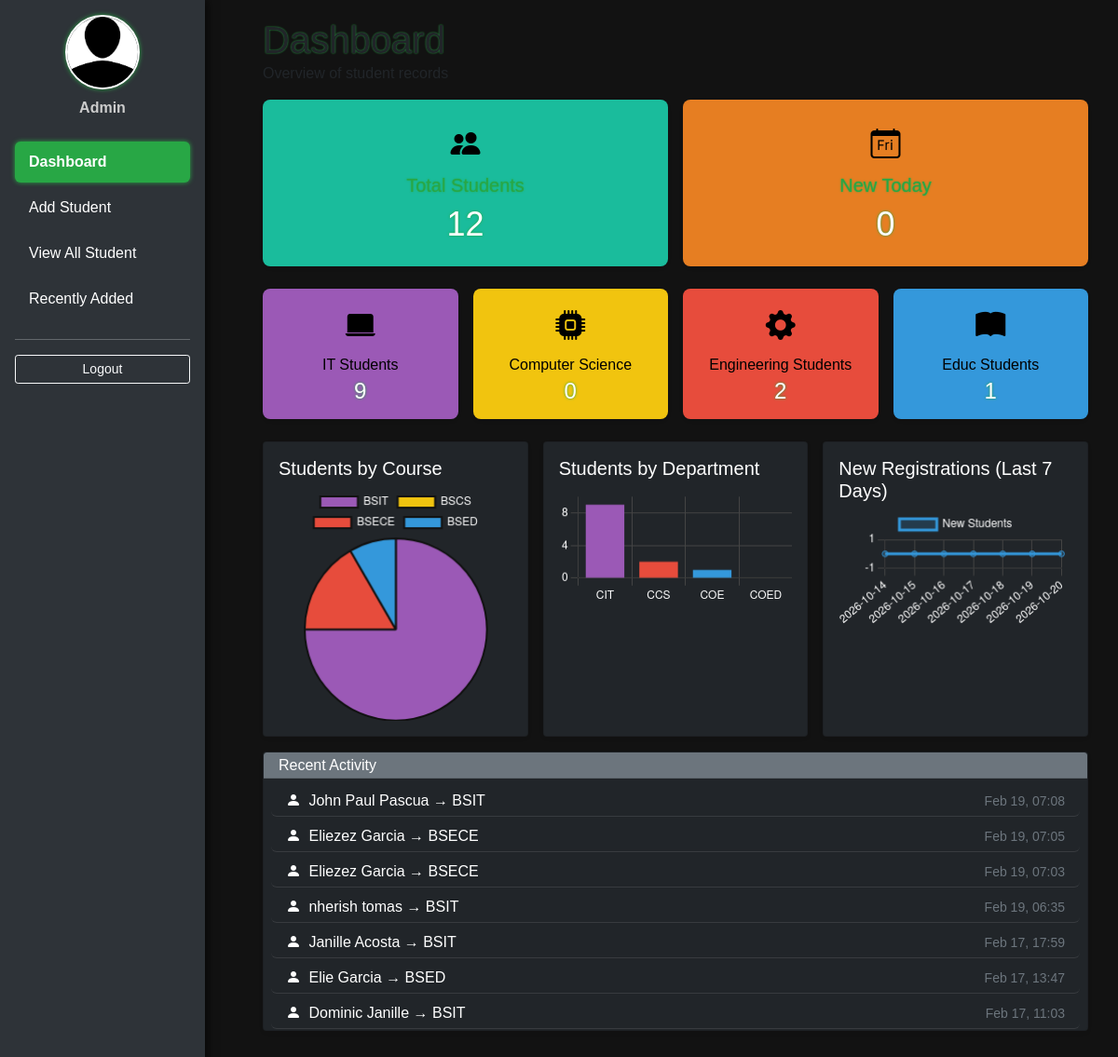
/dashboard.php (signed in), run on the app's committed database.
### tables this page shows
CREATE TABLE `students_info_tbl` (
  `id` int(10) UNSIGNED NOT NULL,
  `last_name` varchar(100) NOT NULL,
  `first_name` varchar(100) NOT NULL,
  `middle_initial` varchar(5) NOT NULL,
  `extension_name` varchar(20) DEFAULT NULL,
  `age` tinyint(3) UNSIGNED NOT NULL,
  `birthdate` date NOT NULL,
  `street` varchar(150) NOT NULL,
  `barangay` varchar(100) NOT NULL,
  `city` varchar(100) NOT NULL,
  `province` varchar(100) NOT NULL,
  `zip_code` varchar(10) NOT NULL,
  `course` varchar(50) NOT NULL,
  `department` varchar(50) NOT NULL,
  `user_id` int(11) NOT NULL,
  `created_at` timestamp NOT NULL DEFAULT current_timestamp()
);

### dashboard.php (the view, shortened to what this page needs)
<?php
require 'dbconn.php';
$stmt = $conn->query("SELECT system_name FROM system_settings LIMIT 1");
$isAdmin = ($_SESSION['role'] ?? '') === 'admin';
$userId  = (int)($_SESSION['user_id'] ?? 0);
$totalStudents = $itStudents = $scStudents = $eeStudents = $edStudents = $newToday = 0;
$recentStudents = [];
$where = [];
$params = [];
$whereSQL = $where ? "WHERE " . implode(" AND ", $where) : "";
try {
    $stmt = $conn->prepare("SELECT COUNT(*) AS total FROM students_info_tbl $whereSQL");
    $stmt->execute($params);
    $totalStudents = (int)$stmt->fetch(PDO::FETCH_ASSOC)['total'];
} catch (PDOException $e) {
    $totalStudents = 0;
}
$coursesList = ['BSIT', 'BSCS', 'BSECE', 'BSED'];
$courseCounts = [];
foreach ($coursesList as $courseName) {
    $courseWhere = $where ? $whereSQL . " AND course = ?" : "WHERE course = ?";
    $courseParams = $params;
    $courseParams[] = $courseName;
    try {
        $stmt = $conn->prepare("SELECT COUNT(*) AS total FROM students_info_tbl $courseWhere");
        $stmt->execute($courseParams);
        $courseCounts[$courseName] = (int)$stmt->fetch(PDO::FETCH_ASSOC)['total'];
    } catch (PDOException $e) {
        $courseCounts[$courseName] = 0;
    }
}
$itStudents = $courseCounts['BSIT'];
$scStudents = $courseCounts['BSCS'];
$eeStudents = $courseCounts['BSECE'];
$edStudents = $courseCounts['BSED'];
try {
    $sql = "SELECT COUNT(*) AS total FROM students_info_tbl WHERE created_at >= NOW() - INTERVAL 24 HOUR";
    $stmt = $conn->prepare($sql);
    $stmt->execute($isAdmin ? [] : [$userId]);
    $newToday = (int)$stmt->fetch(PDO::FETCH_ASSOC)['total'];
} catch (PDOException $e) {
    $newToday = 0;
}
try {
    $recentSQL = "SELECT id, last_name, first_name, course, department, created_at FROM students_info_tbl";
    if (!$isAdmin) {
        $recentSQL .= " WHERE user_id = ?";
        $stmt = $conn->prepare($recentSQL . " ORDER BY created_at DESC LIMIT 10");
        $stmt->execute([$userId]);
    } else {
        $stmt = $conn->prepare($recentSQL . " ORDER BY created_at DESC LIMIT 10");
        $stmt->execute();
    }
    $recentStudents = $stmt->fetchAll(PDO::FETCH_ASSOC);
} catch (PDOException $e) {
    $recentStudents = [];
}
?>
<!doctype html>
<html lang="en">
<head>
<link rel="stylesheet" href="bootstrap/css/bootstrap.min.css">
<link rel="stylesheet" href="styles.css">
<link rel="stylesheet" href="https://cdn.jsdelivr.net/npm/bootstrap-icons@1.10.5/font/bootstrap-icons.css">
</head>
<body>
<div class="container-main">
    <nav class="sidebar" id="sidebar">
        <div class="sidebar-profile text-center mb-4">
            <a href="profile.php" class="text-white text-decoration-none">
                <img src="iconnn.jpg" alt="Profile" class="rounded-circle mb-2" width="80" height="80">
                <div class="fw-bold">Admin</div>
            </a>
        </div>
        <ul class="nav flex-column">
            <li><a class="nav-link active" href="dashboard.php">Dashboard</a></li>
            <li><a class="nav-link" href="addStudentForm.php">Add Student</a></li>
            <li><a class="nav-link" href="viewAllStudent.php">View All Student</a></li>
            <li><a class="nav-link" href="recentAdd.php">Recently Added</a></li>
        </ul>
        <hr style="border-color: rgba(255,255,255,0.3);">
        <a href="logout.php" class="btn btn-outline-light btn-sm logout-btn d-block mt-3">Logout</a>
    </nav>
    <main class="flex-fill">
        <div class="page-header mb-3">
            <h1 class="h1 mb-0 text-dark">Dashboard</h1>
            <p class="text-dark mb-0">Overview of student records</p>
        </div>
        <div class="row g-3 mb-4">
            <?php
            $topStats = [
                ['title'=>'Total Students','value'=>$totalStudents,'icon'=>'bi-people-fill','class'=>'top-card-1'],
                ['title'=>'New Today','value'=>$newToday,'icon'=>'bi-calendar-day','class'=>'top-card-2']
            ];
            foreach($topStats as $stat): ?>
            <div class="col-md-6">
                <div class="card stat-card shadow-sm text-center large-card py-4 <?= $stat['class'] ?>">
                    <i class="bi <?= htmlspecialchars($stat['icon']) ?> thin-icon mb-2"></i>
                    <h5 class="card-title mb-2"><?= htmlspecialchars($stat['title']) ?></h5>
                    <p class="display-5 mb-0"><?= htmlspecialchars((string)$stat['value']) ?></p>
                </div>
            </div>
            <?php endforeach; ?>
        </div>
        <div class="row g-3 mb-4">
            <?php
            $bottomStats = [
                ['title'=>'IT Students', 'value'=>$itStudents, 'icon'=>'bi-laptop-fill','class'=>'bottom-card-1'],
                ['title'=>'Computer Science', 'value'=>$scStudents, 'icon'=>'bi-cpu-fill','class'=>'bottom-card-2'],
                ['title'=>'Engineering Students', 'value'=>$eeStudents, 'icon'=>'bi-gear-fill','class'=>'bottom-card-3'],
                ['title'=>'Educ Students', 'value'=>$edStudents, 'icon'=>'bi-book-fill','class'=>'bottom-card-4']
            ];
            foreach($bottomStats as $stat): ?>
            <div class="col-md-3 col-sm-6">
                <div class="card stat-card shadow-sm text-center small-card py-3 <?= $stat['class'] ?>">
                    <i class="bi <?= htmlspecialchars($stat['icon']) ?> thin-icon mb-2"></i>
                    <h6 class="card-title mb-1"><?= htmlspecialchars($stat['title']) ?></h6>
                    <p class="h5 mb-0"><?= htmlspecialchars((string)$stat['value']) ?></p>
                </div>
            </div>
            <?php endforeach; ?>
        </div>
<div class="row g-3 mb-4">
    <div class="col-md-4">
        <div class="card bg-dark text-white shadow-sm h-100">
            <div class="card-body">
                <h5 class="card-title">Students by Course</h5>
                <canvas id="coursePieChart"></canvas>
            </div>
        </div>
    </div>
    <div class="col-md-4">
        <div class="card bg-dark text-white shadow-sm h-100">
            <div class="card-body">
                <h5 class="card-title">Students by Department</h5>
                <canvas id="departmentBarChart"></canvas>
            </div>
        </div>
    </div>
    <div class="col-md-4">
        <div class="card bg-dark text-white shadow-sm h-100">
            <div class="card-body">
                <h5 class="card-title">New Registrations (Last 7 Days)</h5>
                <canvas id="registrationsLineChart"></canvas>
            </div>
        </div>
    </div>
    <div class="col-12">
        <div class="card bg-dark text-white shadow-sm" style="max-height:300px; overflow-y:auto;">
            <div class="card-header bg-secondary py-1">
                <h6 class="mb-0">Recent Activity</h6>
            </div>
            <div class="card-body p-2">
                <ul class="list-group list-group-flush" id="notifList">
                    <?php if($recentStudents): ?>
                        <?php foreach($recentStudents as $s): ?>
                            <li class="list-group-item bg-dark text-white py-1 d-flex justify-content-between align-items-center">
                                <span>
                                    <i class="bi bi-person-fill me-1"></i>
                                    <?= htmlspecialchars($s['first_name'].' '.$s['last_name']) ?> → <?= htmlspecialchars($s['course']) ?>
                                </span>
                                <small class="text-muted"><?= date('M d, H:i', strtotime($s['created_at'])) ?></small>
                            </li>
                        <?php endforeach; ?>
                    <?php else: ?>
                        <li class="list-group-item bg-dark text-white text-center py-2">No recent activity.</li>
                    <?php endif; ?>
                </ul>
            </div>
        </div>
    </div>
</div>
    </main>
</div>
<script>
const sidebar = document.getElementById('sidebar');
const toggleBtn = document.getElementById('sidebarToggle');
toggleBtn.addEventListener('click',()=>{sidebar.classList.toggle('show');});
document.querySelectorAll('.sidebar .nav-link').forEach(link=>{
    link.addEventListener('click',()=>{if(window.innerWidth<768){sidebar.classList.remove('show');}});
});
// Charts
const courseData = {
    labels: ['BSIT','BSCS','BSECE','BSED'],
    datasets: [{
        data: [<?= $itStudents ?>, <?= $scStudents ?>, <?= $eeStudents ?>, <?= $edStudents ?>],
        backgroundColor: ['#9b59b6','#f1c40f','#e74c3c','#3498db'],
        borderColor: '#121212',
        borderWidth: 2
    }]
};
const departmentData = {
    labels: ['CIT','CCS','COE','COED'],
    datasets: [{
        label: 'Students',
        data: [<?= $itStudents+$scStudents ?>, <?= $eeStudents ?>, <?= $edStudents ?>],
        backgroundColor: ['#9b59b6','#e74c3c','#3498db']
    }]
};
<?php
$dates=[];$registrations=[];
for($i=6;$i>=0;$i--){
    $date=date('Y-m-d',strtotime("-$i days"));
    $dates[]=$date;
    $stmt=$conn->prepare("SELECT COUNT(*) AS total FROM students_info_tbl WHERE DATE(created_at)=?");
    $stmt->execute([$date]);
    $registrations[]=(int)$stmt->fetch(PDO::FETCH_ASSOC)['total'];
}
?>
const registrationData={labels:<?= json_encode($dates) ?>, datasets:[{label:'New Students', data:<?= json_encode($registrations) ?>, backgroundColor:'rgba(52,152,219,0.2)', borderColor:'#3498db', fill:true, tension:0.4}]};
new Chart(document.getElementById('coursePieChart'),{type:'pie', data:courseData, options:{plugins:{legend:{labels:{color:'white'}}}}});
new Chart(document.getElementById('departmentBarChart'),{type:'bar', data:departmentData, options:{plugins:{legend:{display:false}}, scales:{x:{ticks:{color:'white'},grid:{color:'#444'}}, y:{ticks:{color:'white'},grid:{color:'#444'}}}}});
new Chart(document.getElementById('registrationsLineChart'),{type:'line', data:registrationData, options:{plugins:{legend:{labels:{color:'white'}}}, scales:{x:{ticks:{color:'white'},grid:{color:'#444'}}, y:{ticks:{color:'white'},grid:{color:'#444'}}}}});
</script>
</body>
</html>

### styles.css (style rules this page uses)
body { background-color: #121212; color: #e0e0e0; font-family: 'Segoe UI', sans-serif; }
.sidebar { width: 220px; background-color: #1f1f1f; color: #fff; padding: 20px; position: fixed; top:0; left:0; height:100%; overflow-y:auto; box-shadow: 2px 0 10px rgba(0,0,0,0.7); z-index:1030; }
.sidebar .nav-link { color:#ccc; padding:10px 15px; display:block; border-radius:6px; margin-bottom:5px; text-decoration:none; transition:0.3s; }
.sidebar .nav-link.active { background-color:#28a745; color:#fff; font-weight:bold; box-shadow:0 0 5px #28a745; }
.sidebar-profile { margin-bottom:2rem; text-align:center; }
.sidebar-profile img { border:2px solid #28a745; border-radius:50%; object-fit:cover; box-shadow:0 0 5px #28a745; }
.sidebar-profile div, .sidebar-profile small { color:#ccc; }
main { margin-left: 250px; padding:40px; margin-top: 70px; }
.page-header h1 { color:#28a745; text-shadow:0 0 2px #28a745; }
.page-header p { color:#aaa; }
.stat-card { background-color:#1f1f1f; border:none; border-radius:12px; padding:20px; text-align:center; color:#e0e0e0; box-shadow:0 0 6px rgba(0,0,0,0.7), 0 0 6px rgba(40,167,69,0.2) inset; transition: transform 0.2s, box-shadow 0.3s; }
.stat-card h5 { color:#28a745; text-shadow:0 0 2px #28a745; }
.stat-card p { font-size:2rem; color:#fff; text-shadow:0 0 3px #28a745; }
.list-group-item { border:1px solid rgba(255,255,255,0.1); border-radius:6px; margin-bottom:5px; transition:0.3s; }

### dashboard.php (style rules this page uses)
body, html { margin:0; padding:0; height:100%; font-family:Arial,sans-serif; }
.container-main { display:flex; min-height:100vh; animation: fadeIn 1s ease-in-out; }
.sidebar { width:220px; min-width:220px; background-color: rgba(52,58,64,0.85); color:white; padding:1rem; transition: transform 0.3s ease, opacity 0.3s ease; }
.sidebar .nav-link { color:white; }
.sidebar .nav-link.active { font-weight:bold; }
.sidebar-profile img { border: 2px solid white; }
main { margin-top: 0px; flex:1; padding:1.2rem 2rem 2rem 2rem; color:white; overflow-x:hidden; }
.page-header.mb-3 { margin-bottom:1rem; }
.stat-card { display:flex; flex-direction:column; align-items:center; justify-content:center; border-radius:0.5rem; color:black; }
.stat-card i { display:block; margin-bottom:0.5rem; }
.thin-icon { font-size:2rem !important; }
.large-card { padding:2rem 1rem; }
.large-card .card-title { font-size:1.25rem; }
.large-card p { font-size:2.25rem; }
.small-card { padding:1rem; }
.small-card .card-title { font-size:1rem; }
.small-card p { font-size:1.5rem; }
.top-card-1 { background-color:#1abc9c; }
.top-card-2 { background-color:#e67e22; }
.bottom-card-1 { background-color:#9b59b6; }
.bottom-card-2 { background-color:#f1c40f; }
.bottom-card-3 { background-color:#e74c3c; }
.bottom-card-4 { background-color:#3498db; }

### data on the page
students_info_tbl: first_name+last_name "John Paul Pascua", course "BSIT", created_at "Feb 19, 07:08"
students_info_tbl: first_name+last_name "Eliezez Garcia", course "BSECE", created_at "Feb 19, 07:05"
students_info_tbl: first_name+last_name "Eliezez Garcia", course "BSECE", created_at "Feb 19, 07:03"
students_info_tbl: first_name+last_name "nherish tomas", course "BSIT", created_at "Feb 19, 06:35"
students_info_tbl: first_name+last_name "Janille Acosta", course "BSIT", created_at "Feb 17, 17:59"
students_info_tbl: first_name+last_name "Elie Garcia", course "BSED", created_at "Feb 17, 13:47"
students_info_tbl: first_name+last_name "Dominic Janille", course "BSIT", created_at "Feb 17, 11:03"

### other printed values
$stat['value'] "12"
$stat['title'] "New Today"
$stat['value'] "0"
$stat['title'] "IT Students"
$stat['value'] "9"
$stat['title'] "Computer Science"
$stat['title'] "Engineering Students"
$stat['value'] "2"
$stat['title'] "Educ Students"
$stat['value'] "1"
chart data {{ $itStudents }} 9
chart data {{ $scStudents }} 0
chart data {{ $eeStudents }} 2
chart data {{ $edStudents }} 1
